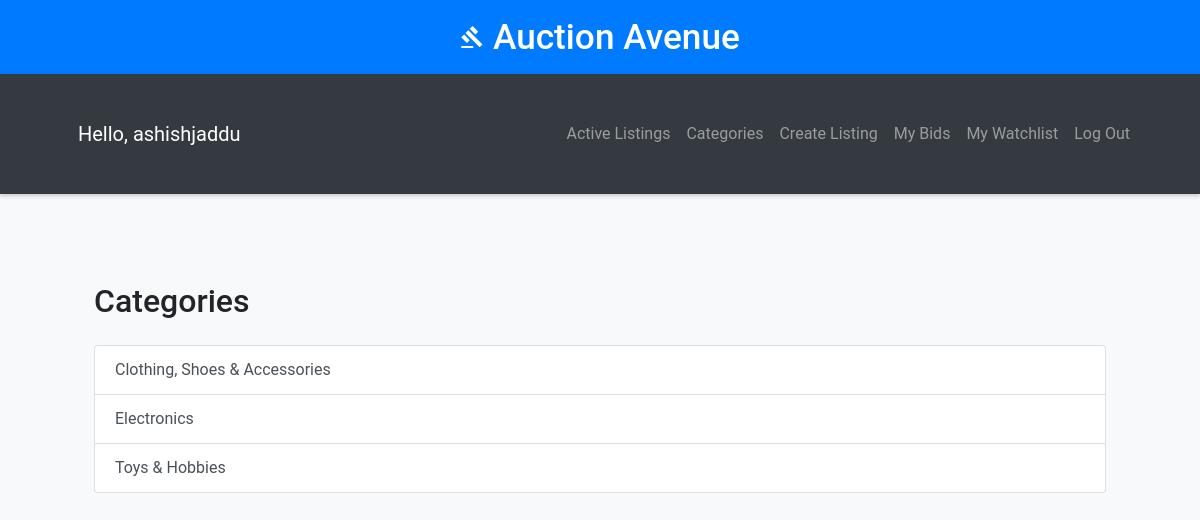
The app's page /categories (signed in) with its own data.
### auctions/models.py (models this page shows, shortened)
class User(AbstractUser):
    email = models.EmailField(unique=True)
    def get_username(self):
        return self.username

class Category(models.Model):
    title = models.CharField(max_length=64)
    def __str__(self):
        return f"{self.title}"

### auctions/views.py (the view)
# urls.py: path("categories", views.categories, name="categories"),
def categories(request):
    return render(request, "auctions/categories.html", {
        "categories": Category.objects.all()
    })

### auctions/templates/auctions/categories.html
{% extends "auctions/layout.html" %}
{% block body %}
<div class="container my-4">
    <h2>Categories</h2>
    <div class="list-group mt-4">
        {% for category in categories %}
            <a href="{% url 'category' category.id %}" class="list-group-item list-group-item-action">{{ category }}</a>
        {% endfor %}
    </div>
</div>
{% endblock %}

### auctions/templates/auctions/layout.html (shortened to what this page needs)
{% load static %}
<!DOCTYPE html>
<html lang="en">
<head>
    <link rel="stylesheet" href="https://stackpath.bootstrapcdn.com/bootstrap/4.4.1/css/bootstrap.min.css">
    <link href="{% static 'auctions/styles.css' %}" rel="stylesheet">
</head>
<body>
    <header>
        <h1><i class="material-icons" >gavel</i> Auction Avenue</h1>
    </header>
    <nav class="navbar navbar-expand-lg navbar-dark">
        <div class="container">
            <a class="navbar-brand" >Hello, {{ user.get_username }}</a>
            <div class="collapse navbar-collapse" id="navbarNav">
                <ul class="navbar-nav ml-auto">
                    <li class="nav-item"><a class="nav-link" href="{% url 'index' %}">Active Listings</a></li>
                    <li class="nav-item"><a class="nav-link" href="{% url 'categories' %}">Categories</a></li>
                    {% if user.is_authenticated %}
                        <li class="nav-item"><a class="nav-link" href="{% url 'create' %}">Create Listing</a></li>
                        <li class="nav-item"><a class="nav-link" href="{% url 'mybiddings' %}">My Bids</a></li>
                        <li class="nav-item"><a class="nav-link" href="{% url 'watchlist' %}">My Watchlist</a></li>
                        <li class="nav-item"><a class="nav-link" href="{% url 'logout' %}">Log Out</a></li>
                    {% else %}
                        <li class="nav-item"><a class="nav-link" href="{% url 'login' %}">Log In</a></li>
                        <li class="nav-item"><a class="nav-link" href="{% url 'register' %}">Register</a></li>
                    {% endif %}
                </ul>
            </div>
        </div>
    </nav>
    <div class="container">
        {% block body %}{% endblock %}
    </div>
</body>
</html>

### auctions/static/auctions/styles.css (style rules this page uses)
body { margin: 10px; padding: 10px; }

### auctions/templates/auctions/layout.html (style rules this page uses)
body { font-family: 'Roboto', sans-serif; margin: 0; padding: 0; background: #f8f9fa; transition: background-color 0.3s; }
header { background: #007bff; color: #fff; padding: 1rem; text-align: center; box-shadow: 0 4px 8px rgba(0, 0, 0, 0.2); transition: background-color 0.3s; }
header h1 { margin: 0; font-size: 2.2rem; animation: fadeInDown 1s; }
nav { background: #343a40; color: #fff; padding: 0.5rem; box-shadow: 0 2px 4px rgba(0, 0, 0, 0.2); transition: background-color 0.3s; }
nav a { color: #fff; padding: 0.5rem 1rem; text-decoration: none; transition: color 0.3s, transform 0.3s; }
.container { padding: 2rem; animation: fadeInUp 1s; }

### records on screen
User: get_username "ashishjaddu"
Category: title "Clothing, Shoes & Accessories"
Category: title "Electronics"
Category: title "Toys & Hobbies"
